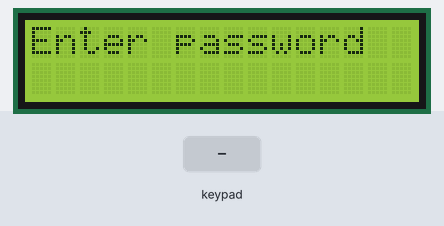
A sketch run on a simulated Arduino Uno, built with avr-gcc and run on an emulated ATmega328P. On the bench: 16×2 character LCD. Wiring (inferred from the names in the program): 3×3 keypad with keys 1 2 3 4 5 6 7 8 9 (labels assumed): rows pin 2, pin 3, pin 4; columns pin 6, pin 7, pin 9. The test bench sets the inputs (shaded band). What the sketch prints to the serial monitor is not drawn.

Above: at 3.2 s.
3.3 s: keypad keys 1 3 9 7 pressed 0.4 s apart
At 5.2 s:
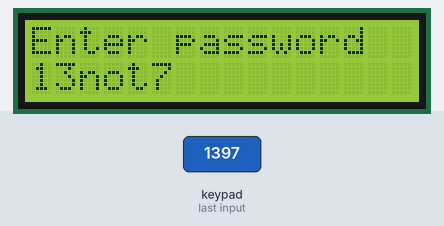
6.4 s: key '9' pressed
At 7.6 s:
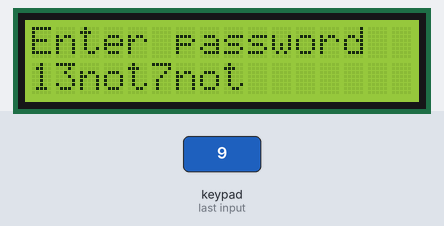
7.9 s: key '9' pressed
At 8.9 s:
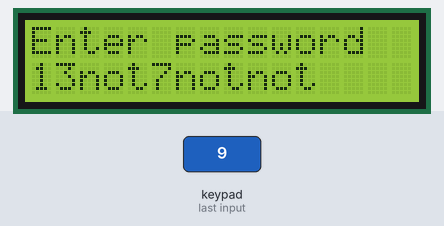
9.4 s: keypad keys 1 3 9 7 pressed 0.4 s apart
At 10.7 s:
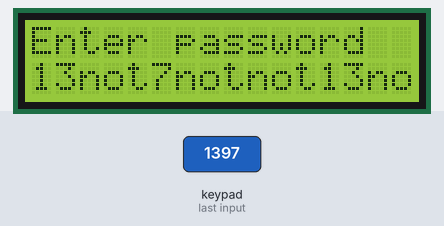
Timing chart, 0 to 12.4 s (numbered marks = the images above; inputs shaded):
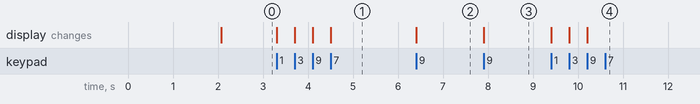

Measured:
- after the input at 3.3 s, the display: first changes at once (image 1 shows a later state)
- after the input at 6.4 s, the display: changes at once (image 2)
- after the input at 7.9 s, the display: changes at once (image 3)
- after the input at 9.4 s, the display: first changes at once (image 4 shows a later state)

The sketch:

keypadLCD_Security.ino
```cpp
#include<LiquidCrystal.h>
// A0=14 to A5=19
int rs=19 , e=18, d4=17,d5=16, d6=15,d7=14;
LiquidCrystal lcd(rs, e, d4,d5,d6,d7);
int r1=2,r2=3,r3=4 ;
int c1=6,c2=7,c3=9  ;

void setup()
{ lcd.begin(16,2); lcd.print("Security System" ) ;
  delay(2000); lcd.clear(); lcd.print("Enter password" ) ;
  // all rows as OUTPUT, columns as INPUT, make all Columns HIGH
  pinMode(r1,OUTPUT);  pinMode(r2,OUTPUT);  pinMode(r3,OUTPUT);
  pinMode(c1,INPUT);  pinMode(c2,INPUT);  pinMode(c3,INPUT);
  Serial.begin(9600);
  digitalWrite(c1,HIGH);  digitalWrite(c2,HIGH);  digitalWrite(c3,HIGH);
  lcd.setCursor(0,1);
}
int n=0,pass=12;
void loop(){

  //make ROW1 as LOW, rest all rows HIGH and check all the corresponding columns
  digitalWrite(r1,LOW);   digitalWrite(r2,HIGH);  digitalWrite(r3,HIGH);
  if(digitalRead(c1)==LOW){
       lcd.print("1");   n=n*10+1; delay(300);
  }
  if(digitalRead(c2)==LOW){ lcd.print("2");   n=n*10+2; delay(300); }
  if(digitalRead(c3)==LOW){ lcd.print("3"); n=n*10+3;delay(300);  }

//make ROW2 as LOW, rest all rows HIGH and check all the corresponding columns
  digitalWrite(r1,HIGH);   digitalWrite(r2,LOW);  digitalWrite(r3,HIGH);
  if(digitalRead(c1)==LOW){ lcd.print("4");n=n*10+4; delay(300);  }
  if(digitalRead(c2)==LOW){ lcd.print("5");n=n*10+5; delay(300);  }
  if(digitalRead(c3)==LOW){ lcd.print("6"); n=n*10+6;delay(300);  }

//make ROW3 as LOW, rest all rows HIGH and check all the corresponding columns
 digitalWrite(r1,HIGH);   digitalWrite(r2,HIGH);  digitalWrite(r3,LOW);
  if(digitalRead(c1)==LOW){ lcd.print("7"); Serial.print("7");delay(300);  }
  if(digitalRead(c2)==LOW){ lcd.print("8"); Serial.print("8");delay(300);  }
  if(digitalRead(c3)==LOW){
    if (n==12) lcd.print("ok");
    else lcd.print("not" ) ;
    n=0;
    delay(300);  }

}
```
